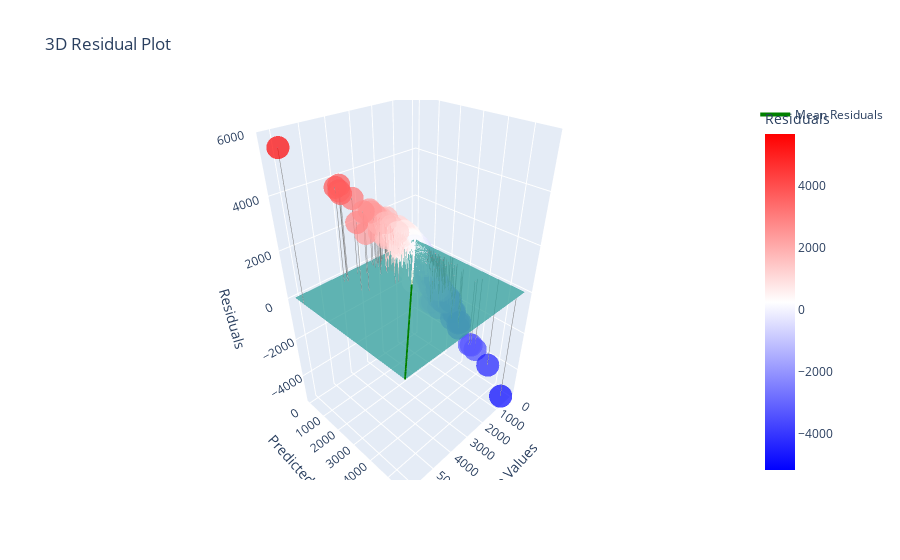

Here is the notebook cell this chart was saved with:
### Markdown cell above
### Analysis of Predicted vs. True Values with Price Difference

#### Graph Overview
The graph illustrates the relationship between predicted and true values of a model, alongside the corresponding price differences.

#### Axes Description
- **Horizontal Plane (X-Y)**:
  - X-axis: Predicted Values
  - Y-axis: True Values (label partially visible)
  - These axes facilitate comparison between model predictions and observed results.
- **Vertical Axis (Z-axis)**:
  - Represents Price Difference, indicating variance between predicted and true values.
  - Zero denotes perfect prediction, positive values signify overestimation, and negative values denote underestimation.

#### Dot Representation
- Each dot corresponds to a single data point.
- Position on the X-Y plane reflects the relationship between predicted and true values.
- Height represents the magnitude of price difference.
- Dot Color:
  - Dark purple: Large negative differences
  - Greens: Small to moderate differences
  - Yellow: Large positive differences
  - Color scale likely aligns with the previous 2D plot.

#### Observations
- Concentration of dark green dots around zero on the vertical axis suggests many predictions closely match true values.
- Purple dots at the bottom indicate significant underpredictions by the model.
- Yellow dot at the top signifies a substantial overprediction by the model.

### Code cell
residuals = y_test_inv - predictions_inv
residuals_df = pd.DataFrame({'True Values': y_test_inv,
                              'Predicted Values': predictions_inv,
                              'Residuals': residuals})

mean_residuals = residuals_df['Residuals'].mean()

# Calculate the plane equation parameters (assuming a plane equation of the form: ax + by + cz + d = 0)
# For the mean plane, as it's parallel to the x-y plane, c = 0
a = 0
b = 0
c = 1  # z-component of the normal vector of the plane
d = -mean_residuals  # Intercept

# Define the range for x and y values to create the plane
x_range = [min(residuals_df['True Values']), max(residuals_df['True Values'])]
y_range = [min(residuals_df['Predicted Values']), max(residuals_df['Predicted Values'])]
x_values = [x_range[0], x_range[1]]
y_values = [y_range[0], y_range[1]]
xx, yy = np.meshgrid(x_values, y_values)
zz = (-a * xx - b * yy - d) / c  # Solve for z

# Add plane to the figure
fig.add_trace(go.Surface(x=xx, y=yy, z=zz, opacity=0.5, colorscale='Viridis', showscale=False))

# Add vertical lines from each point to the mean
for i, row in residuals_df.iterrows():
    fig.add_scatter3d(x=[row['True Values'], row['True Values']],
                      y=[row['Predicted Values'], row['Predicted Values']],
                      z=[row['Residuals'], mean_residuals],
                      mode='lines',
                      line=dict(color='gray', width=1),
                      showlegend=False)

# Show mean line
fig.add_scatter3d(x=[min(residuals_df['True Values']), max(residuals_df['True Values'])],
                  y=[min(residuals_df['Predicted Values']), max(residuals_df['Predicted Values'])],
                  z=[mean_residuals, mean_residuals],
                  mode='lines',
                  line=dict(color='green', width=4),
                  name='Mean Residuals')

fig.show()
